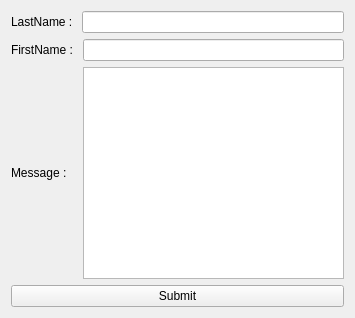
<?xml version="1.0" encoding="UTF-8"?>
<ui version="4.0">
 <class>Widget</class>
 <widget class="QWidget" name="Widget">
  <property name="geometry">
   <rect>
    <x>0</x>
    <y>0</y>
    <width>355</width>
    <height>318</height>
   </rect>
  </property>
  <property name="windowTitle">
   <string>Widget</string>
  </property>
  <layout class="QVBoxLayout" name="verticalLayout">
   <item>
    <layout class="QHBoxLayout" name="horizontalLayout">
     <item>
      <widget class="QLabel" name="label">
       <property name="text">
        <string>LastName : </string>
       </property>
      </widget>
     </item>
     <item>
      <widget class="QLineEdit" name="lastNameLineEdit"/>
     </item>
    </layout>
   </item>
   <item>
    <layout class="QHBoxLayout" name="horizontalLayout_2">
     <item>
      <widget class="QLabel" name="label_2">
       <property name="text">
        <string>FirstName : </string>
       </property>
      </widget>
     </item>
     <item>
      <widget class="QLineEdit" name="firtNameLineEdit"/>
     </item>
    </layout>
   </item>
   <item>
    <layout class="QHBoxLayout" name="horizontalLayout_3">
     <item>
      <widget class="QLabel" name="label_3">
       <property name="text">
        <string>Message :   </string>
       </property>
      </widget>
     </item>
     <item>
      <widget class="QTextEdit" name="messageTextEdit"/>
     </item>
    </layout>
   </item>
   <item>
    <widget class="QPushButton" name="submitButton">
     <property name="text">
      <string>Submit</string>
     </property>
    </widget>
   </item>
  </layout>
 </widget>
 <resources/>
 <connections/>
</ui>
